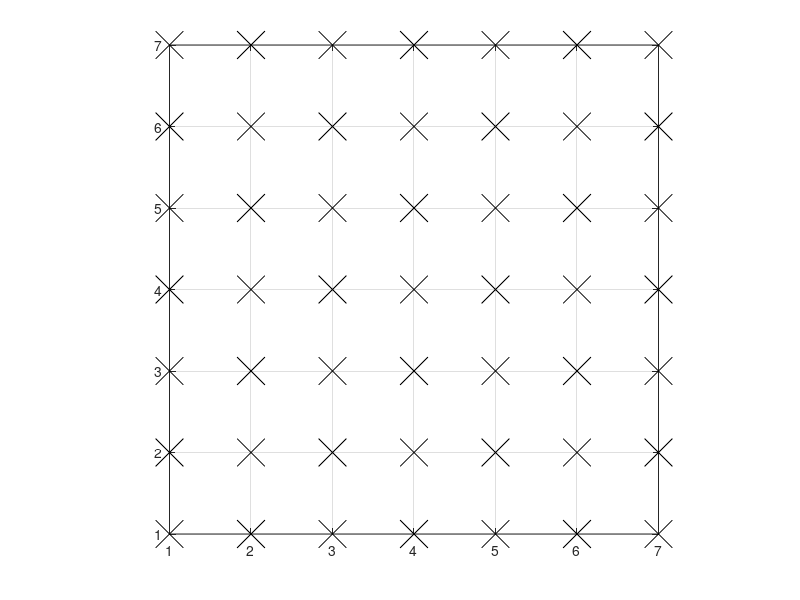
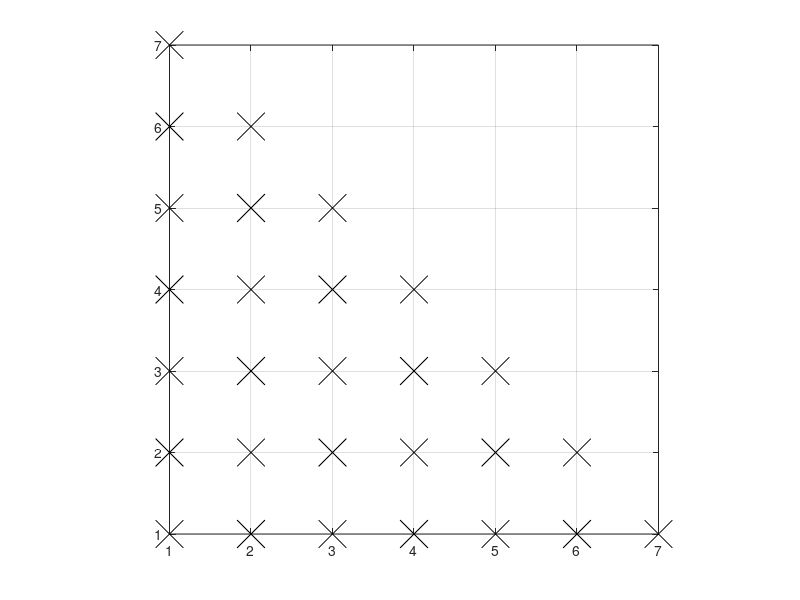
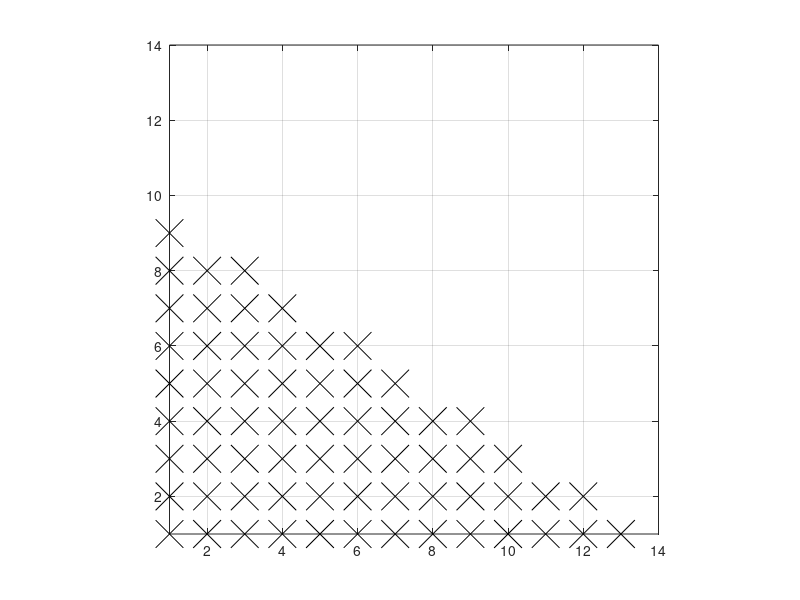

Write MATLAB code to recreate these figures, in order.
% index plot function
x = 1:7;
[x,y] = meshgrid(x)

plot(x,y,'kx','MarkerSize',20)
axis square
grid on
box on
saveas(gcf,'/home/peng/Dropbox/Talk/2014-01-2829-02-13_CMCS/figure/TPindex.eps','epsc')
clear all

figure(2)
for x = 1:7
    for y = 1:7
        if x+y<=8
            hold on
            plot(x,y,'kx','MarkerSize',20)
        end
    end
end
axis square
grid on
box on
saveas(gcf,'/home/peng/Dropbox/Talk/2014-01-2829-02-13_CMCS/figure/TDindex.eps','epsc')
clear all

figure(3)
axis([1,14,1,14])
for x = 1:14
    for y = 1:14
        if x+1.5*y<=15
            hold on 
            plot(x,y,'kx','MarkerSize',20)
        end
    end
end

axis square

grid on
box on
saveas(gcf,'/home/peng/Dropbox/Talk/2014-01-2829-02-13_CMCS/figure/anisoTDindex14.eps','epsc')
clear all
